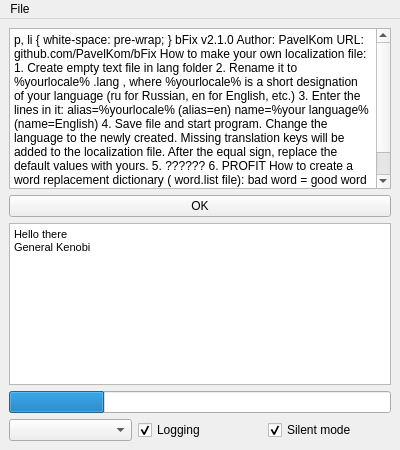
<?xml version="1.0" encoding="UTF-8"?>
<ui version="4.0">
 <class>MainWindow</class>
 <widget class="QMainWindow" name="MainWindow">
  <property name="windowModality">
   <enum>Qt::NonModal</enum>
  </property>
  <property name="enabled">
   <bool>true</bool>
  </property>
  <property name="geometry">
   <rect>
    <x>0</x>
    <y>0</y>
    <width>400</width>
    <height>450</height>
   </rect>
  </property>
  <property name="sizePolicy">
   <sizepolicy hsizetype="Fixed" vsizetype="Fixed">
    <horstretch>0</horstretch>
    <verstretch>0</verstretch>
   </sizepolicy>
  </property>
  <property name="focusPolicy">
   <enum>Qt::NoFocus</enum>
  </property>
  <property name="windowTitle">
   <string>bFix</string>
  </property>
  <property name="windowIcon">
   <iconset>
    <normaloff>bF.png</normaloff>bF.png</iconset>
  </property>
  <property name="autoFillBackground">
   <bool>false</bool>
  </property>
  <property name="locale">
   <locale language="Russian" country="Russia"/>
  </property>
  <property name="windowFilePath">
   <string/>
  </property>
  <widget class="QWidget" name="centralwidget">
   <layout class="QVBoxLayout" name="verticalLayout">
    <item>
     <widget class="QTextBrowser" name="textAbout">
      <property name="html">
       <string>&lt;!DOCTYPE HTML PUBLIC &quot;-//W3C//DTD HTML 4.0//EN&quot; &quot;http://www.w3.org/TR/REC-html40/strict.dtd&quot;&gt;
&lt;html&gt;&lt;head&gt;&lt;meta name=&quot;qrichtext&quot; content=&quot;1&quot; /&gt;&lt;style type=&quot;text/css&quot;&gt;
p, li { white-space: pre-wrap; }
&lt;/style&gt;&lt;/head&gt;&lt;body style=&quot; font-family:'MS Shell Dlg 2'; font-size:8.25pt; font-weight:400; font-style:normal;&quot;&gt;
&lt;p style=&quot; margin-top:0px; margin-bottom:0px; margin-left:0px; margin-right:0px; -qt-block-indent:0; text-indent:0px;&quot;&gt;bFix v2.1.0&lt;/p&gt;
&lt;p style=&quot; margin-top:0px; margin-bottom:0px; margin-left:0px; margin-right:0px; -qt-block-indent:0; text-indent:0px;&quot;&gt;Author: &lt;span style=&quot; font-weight:600; color:#0000ff;&quot;&gt;PavelKom&lt;/span&gt;&lt;/p&gt;
&lt;p style=&quot; margin-top:0px; margin-bottom:0px; margin-left:0px; margin-right:0px; -qt-block-indent:0; text-indent:0px;&quot;&gt;URL: github.com/PavelKom/bFix&lt;/p&gt;
&lt;p style=&quot;-qt-paragraph-type:empty; margin-top:0px; margin-bottom:0px; margin-left:0px; margin-right:0px; -qt-block-indent:0; text-indent:0px;&quot;&gt;&lt;br /&gt;&lt;/p&gt;
&lt;p style=&quot; margin-top:0px; margin-bottom:0px; margin-left:0px; margin-right:0px; -qt-block-indent:0; text-indent:0px;&quot;&gt;How to make your own localization file:&lt;/p&gt;
&lt;p style=&quot; margin-top:0px; margin-bottom:0px; margin-left:0px; margin-right:0px; -qt-block-indent:0; text-indent:0px;&quot;&gt;    1. Create empty text file in &lt;span style=&quot; font-weight:600;&quot;&gt;lang&lt;/span&gt; folder&lt;/p&gt;
&lt;p style=&quot; margin-top:0px; margin-bottom:0px; margin-left:0px; margin-right:0px; -qt-block-indent:0; text-indent:0px;&quot;&gt;    2. Rename it to &lt;span style=&quot; font-weight:600; font-style:italic;&quot;&gt;%yourlocale%&lt;/span&gt;&lt;span style=&quot; font-weight:600;&quot;&gt; .lang&lt;/span&gt;, where &lt;span style=&quot; font-style:italic;&quot;&gt;%yourlocale%&lt;/span&gt; is a&lt;/p&gt;
&lt;p style=&quot; margin-top:0px; margin-bottom:0px; margin-left:0px; margin-right:0px; -qt-block-indent:0; text-indent:0px;&quot;&gt;        short designation of your language&lt;/p&gt;
&lt;p style=&quot; margin-top:0px; margin-bottom:0px; margin-left:0px; margin-right:0px; -qt-block-indent:0; text-indent:0px;&quot;&gt;        (ru for Russian, en for English, etc.)&lt;/p&gt;
&lt;p style=&quot; margin-top:0px; margin-bottom:0px; margin-left:0px; margin-right:0px; -qt-block-indent:0; text-indent:0px;&quot;&gt;    3. Enter the lines in it:&lt;/p&gt;
&lt;p style=&quot; margin-top:0px; margin-bottom:0px; margin-left:0px; margin-right:0px; -qt-block-indent:0; text-indent:0px;&quot;&gt;	alias=%yourlocale%	(alias=en)&lt;/p&gt;
&lt;p style=&quot; margin-top:0px; margin-bottom:0px; margin-left:0px; margin-right:0px; -qt-block-indent:0; text-indent:0px;&quot;&gt;	name=%your language%	(name=English)&lt;/p&gt;
&lt;p style=&quot; margin-top:0px; margin-bottom:0px; margin-left:0px; margin-right:0px; -qt-block-indent:0; text-indent:0px;&quot;&gt;    4. Save file and start program. Change the language to the newly&lt;/p&gt;
&lt;p style=&quot; margin-top:0px; margin-bottom:0px; margin-left:0px; margin-right:0px; -qt-block-indent:0; text-indent:0px;&quot;&gt;        created. Missing translation keys will be added to the localization file.&lt;/p&gt;
&lt;p style=&quot; margin-top:0px; margin-bottom:0px; margin-left:0px; margin-right:0px; -qt-block-indent:0; text-indent:0px;&quot;&gt;        After the equal sign, replace the default values with yours.&lt;/p&gt;
&lt;p style=&quot; margin-top:0px; margin-bottom:0px; margin-left:0px; margin-right:0px; -qt-block-indent:0; text-indent:0px;&quot;&gt;    5. ??????&lt;/p&gt;
&lt;p style=&quot; margin-top:0px; margin-bottom:0px; margin-left:0px; margin-right:0px; -qt-block-indent:0; text-indent:0px;&quot;&gt;    6. PROFIT&lt;/p&gt;
&lt;p style=&quot;-qt-paragraph-type:empty; margin-top:0px; margin-bottom:0px; margin-left:0px; margin-right:0px; -qt-block-indent:0; text-indent:0px;&quot;&gt;&lt;br /&gt;&lt;/p&gt;
&lt;p style=&quot; margin-top:0px; margin-bottom:0px; margin-left:0px; margin-right:0px; -qt-block-indent:0; text-indent:0px;&quot;&gt;How to create a word replacement dictionary (&lt;span style=&quot; font-weight:600;&quot;&gt;word.list&lt;/span&gt; file):&lt;/p&gt;
&lt;p style=&quot; margin-top:0px; margin-bottom:0px; margin-left:0px; margin-right:0px; -qt-block-indent:0; text-indent:0px;&quot;&gt;	&lt;span style=&quot; font-weight:600;&quot;&gt;bad word&lt;/span&gt;=&lt;span style=&quot; font-weight:600;&quot;&gt;good word&lt;/span&gt;&lt;/p&gt;
&lt;p style=&quot;-qt-paragraph-type:empty; margin-top:0px; margin-bottom:0px; margin-left:0px; margin-right:0px; -qt-block-indent:0; text-indent:0px;&quot;&gt;&lt;br /&gt;&lt;/p&gt;
&lt;p style=&quot; margin-top:0px; margin-bottom:0px; margin-left:0px; margin-right:0px; -qt-block-indent:0; text-indent:0px;&quot;&gt;To hide the buttons in the program window in the config.cfg file, replace &lt;span style=&quot; font-weight:600;&quot;&gt;showsettings=True&lt;/span&gt; with &lt;span style=&quot; font-weight:600;&quot;&gt;showsettings=False&lt;/span&gt;&lt;/p&gt;&lt;/body&gt;&lt;/html&gt;</string>
      </property>
     </widget>
    </item>
    <item>
     <widget class="QPushButton" name="pushButtonOk">
      <property name="text">
       <string>OK</string>
      </property>
     </widget>
    </item>
    <item>
     <widget class="QTextBrowser" name="textBrowser">
      <property name="enabled">
       <bool>true</bool>
      </property>
      <property name="toolTip">
       <string/>
      </property>
      <property name="layoutDirection">
       <enum>Qt::LeftToRight</enum>
      </property>
      <property name="autoFillBackground">
       <bool>false</bool>
      </property>
      <property name="html">
       <string>&lt;!DOCTYPE HTML PUBLIC &quot;-//W3C//DTD HTML 4.0//EN&quot; &quot;http://www.w3.org/TR/REC-html40/strict.dtd&quot;&gt;
&lt;html&gt;&lt;head&gt;&lt;meta name=&quot;qrichtext&quot; content=&quot;1&quot; /&gt;&lt;style type=&quot;text/css&quot;&gt;
p, li { white-space: pre-wrap; }
&lt;/style&gt;&lt;/head&gt;&lt;body style=&quot; font-family:'MS Shell Dlg 2'; font-size:8.25pt; font-weight:400; font-style:normal;&quot;&gt;
&lt;p style=&quot; margin-top:0px; margin-bottom:0px; margin-left:0px; margin-right:0px; -qt-block-indent:0; text-indent:0px;&quot;&gt;Hello there&lt;/p&gt;
&lt;p style=&quot; margin-top:0px; margin-bottom:0px; margin-left:0px; margin-right:0px; -qt-block-indent:0; text-indent:0px;&quot;&gt;General Kenobi&lt;/p&gt;&lt;/body&gt;&lt;/html&gt;</string>
      </property>
      <property name="acceptRichText">
       <bool>true</bool>
      </property>
      <property name="openLinks">
       <bool>false</bool>
      </property>
     </widget>
    </item>
    <item>
     <widget class="QProgressBar" name="progressBar">
      <property name="enabled">
       <bool>true</bool>
      </property>
      <property name="toolTip">
       <string>&lt;html&gt;&lt;head/&gt;&lt;body&gt;&lt;p&gt;FolderScan bar&lt;/p&gt;&lt;/body&gt;&lt;/html&gt;</string>
      </property>
      <property name="autoFillBackground">
       <bool>false</bool>
      </property>
      <property name="value">
       <number>25</number>
      </property>
      <property name="textVisible">
       <bool>false</bool>
      </property>
      <property name="orientation">
       <enum>Qt::Horizontal</enum>
      </property>
      <property name="invertedAppearance">
       <bool>false</bool>
      </property>
      <property name="textDirection">
       <enum>QProgressBar::TopToBottom</enum>
      </property>
      <property name="format">
       <string>%v / %m</string>
      </property>
     </widget>
    </item>
    <item>
     <layout class="QHBoxLayout" name="horizontalLayout_2">
      <item>
       <widget class="QComboBox" name="boxLanguage">
        <property name="editable">
         <bool>false</bool>
        </property>
       </widget>
      </item>
      <item>
       <widget class="QCheckBox" name="boxLogging">
        <property name="tabletTracking">
         <bool>false</bool>
        </property>
        <property name="text">
         <string>Logging</string>
        </property>
        <property name="checked">
         <bool>true</bool>
        </property>
       </widget>
      </item>
      <item>
       <widget class="QCheckBox" name="boxSilentMode">
        <property name="text">
         <string>Silent mode</string>
        </property>
        <property name="checked">
         <bool>true</bool>
        </property>
       </widget>
      </item>
     </layout>
    </item>
   </layout>
  </widget>
  <widget class="QMenuBar" name="menuBar">
   <property name="geometry">
    <rect>
     <x>0</x>
     <y>0</y>
     <width>400</width>
     <height>21</height>
    </rect>
   </property>
   <property name="defaultUp">
    <bool>false</bool>
   </property>
   <property name="nativeMenuBar">
    <bool>true</bool>
   </property>
   <widget class="QMenu" name="menuFile">
    <property name="title">
     <string>File</string>
    </property>
    <addaction name="actionOpenFile"/>
    <addaction name="actionOpenFolder"/>
    <addaction name="actionClearWindow"/>
    <addaction name="separator"/>
    <addaction name="actionAbout"/>
    <addaction name="separator"/>
    <addaction name="separator"/>
    <addaction name="actionExit"/>
   </widget>
   <addaction name="menuFile"/>
  </widget>
  <action name="actionOpenFile">
   <property name="text">
    <string>Open File</string>
   </property>
  </action>
  <action name="actionOpenFolder">
   <property name="text">
    <string>Open Folder</string>
   </property>
  </action>
  <action name="actionExit">
   <property name="text">
    <string>EXIT</string>
   </property>
  </action>
  <action name="actionClearWindow">
   <property name="text">
    <string>Clear Window</string>
   </property>
  </action>
  <action name="actionAbout">
   <property name="text">
    <string>About</string>
   </property>
  </action>
 </widget>
 <resources/>
 <connections>
  <connection>
   <sender>actionClearWindow</sender>
   <signal>triggered()</signal>
   <receiver>textBrowser</receiver>
   <slot>clear()</slot>
   <hints>
    <hint type="sourcelabel">
     <x>-1</x>
     <y>-1</y>
    </hint>
    <hint type="destinationlabel">
     <x>199</x>
     <y>207</y>
    </hint>
   </hints>
  </connection>
  <connection>
   <sender>pushButtonOk</sender>
   <signal>clicked()</signal>
   <receiver>pushButtonOk</receiver>
   <slot>hide()</slot>
   <hints>
    <hint type="sourcelabel">
     <x>199</x>
     <y>207</y>
    </hint>
    <hint type="destinationlabel">
     <x>199</x>
     <y>207</y>
    </hint>
   </hints>
  </connection>
  <connection>
   <sender>pushButtonOk</sender>
   <signal>clicked()</signal>
   <receiver>textAbout</receiver>
   <slot>hide()</slot>
   <hints>
    <hint type="sourcelabel">
     <x>199</x>
     <y>207</y>
    </hint>
    <hint type="destinationlabel">
     <x>199</x>
     <y>109</y>
    </hint>
   </hints>
  </connection>
  <connection>
   <sender>pushButtonOk</sender>
   <signal>clicked()</signal>
   <receiver>textBrowser</receiver>
   <slot>show()</slot>
   <hints>
    <hint type="sourcelabel">
     <x>199</x>
     <y>207</y>
    </hint>
    <hint type="destinationlabel">
     <x>199</x>
     <y>305</y>
    </hint>
   </hints>
  </connection>
  <connection>
   <sender>actionAbout</sender>
   <signal>triggered()</signal>
   <receiver>textBrowser</receiver>
   <slot>hide()</slot>
   <hints>
    <hint type="sourcelabel">
     <x>-1</x>
     <y>-1</y>
    </hint>
    <hint type="destinationlabel">
     <x>199</x>
     <y>305</y>
    </hint>
   </hints>
  </connection>
  <connection>
   <sender>actionAbout</sender>
   <signal>triggered()</signal>
   <receiver>textAbout</receiver>
   <slot>show()</slot>
   <hints>
    <hint type="sourcelabel">
     <x>-1</x>
     <y>-1</y>
    </hint>
    <hint type="destinationlabel">
     <x>199</x>
     <y>109</y>
    </hint>
   </hints>
  </connection>
  <connection>
   <sender>actionAbout</sender>
   <signal>triggered()</signal>
   <receiver>pushButtonOk</receiver>
   <slot>show()</slot>
   <hints>
    <hint type="sourcelabel">
     <x>-1</x>
     <y>-1</y>
    </hint>
    <hint type="destinationlabel">
     <x>199</x>
     <y>207</y>
    </hint>
   </hints>
  </connection>
 </connections>
</ui>
